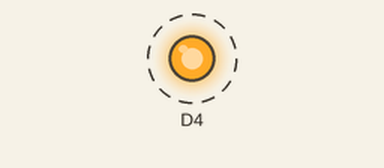
Simulated run of this sketch. Board: ESP8266 (NodeMCU). Shown: output pins drawn as LEDs (lit = HIGH). Dashed ring = blinking. What the sketch prints to the serial monitor is not drawn.

Above: at 0.2 s.
Timing chart, 0 to 3.0 s (numbered marks = the images above):
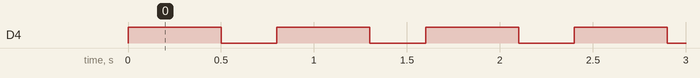

The sketch:

led_example.ino
```cpp
#include "Blink.h"

Blink blink(D4);

void setup() {
  Serial.begin(115200);
  Serial.println("\nBlinkVersion 1.0 Junyeob_Kim");
}

void loop() {
  blink.on(500);
  blink.off(300);
}
```

Blink.cpp
```cpp
#include "Blink.h"
#include "Arduino.h"

Blink::Blink(unsigned char pin) {
  pinMode(pin, OUTPUT);
  _pin = pin;
}

void Blink::on(int msec) {
  digitalWrite(_pin, HIGH);
  delay(msec);
}

void Blink::off(int msec) {
  digitalWrite(_pin, LOW);
  delay(msec);
}
```

Blink.h
```cpp
#ifndef Blink_h
#define Blink_h
#include "Arduino.h"

class Blink {
  public:
    Blink(unsigned char pin);
    void on(int msec);
    void off(int msec);

  private:
    unsigned char _pin;
};

#endif
```

Measured:
- by itself, D4: alternates HIGH for 0.50 s and LOW for 0.30 s
